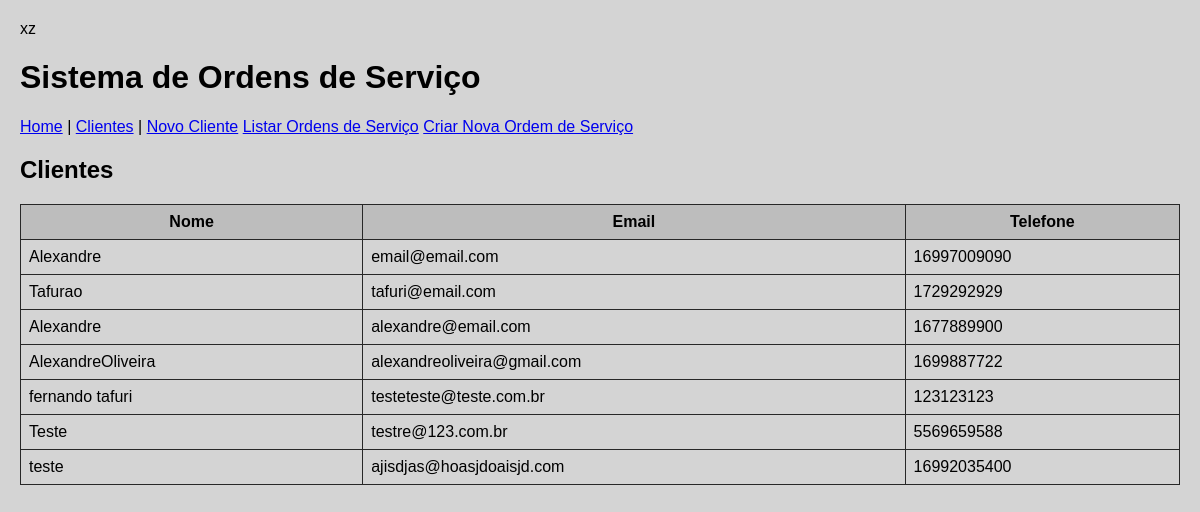
Screenshot of /clientes with the database file from the repository.
### models.py (models this page shows)
class Cliente(Base):
    __tablename__ = "clientes"
    id = Column(Integer, primary_key=True, index=True)
    nome = Column(String, index=True)
    email = Column(String, unique=True, index=True)
    telefone = Column(String)
    ordens_servico = relationship("OrdemServico", back_populates="cliente")

### app.py (the view)
@app.get("/clientes", response_class=HTMLResponse)
def listar_clientes(request: Request, db: Session = Depends(get_db)):
    clientes = db.query(models.Cliente).all()
    return templates.TemplateResponse("clientes.html", {"request": request, "clientes": clientes})

### templates/clientes.html
{% extends "base.html" %}
{% block content %}
<h2>Clientes</h2>
<table>
    <tr>
        <th>Nome</th>
        <th>Email</th>
        <th>Telefone</th>
    </tr>
    {% for cliente in clientes %}
    <tr>
        <td>{{ cliente.nome }}</td>
        <td>{{ cliente.email }}</td>
        <td>{{ cliente.telefone }}</td>
    </tr>
    {% endfor %}
</table>
{% endblock %}

### static/style.css (style rules this page uses)
body { font-family: Arial, sans-serif; margin: 20px; background: #d4d4d4; }
table { width: 100%; border-collapse: collapse; }
th, td { border: 1px solid #272727; padding: 8px; }
th { background-color: #bdbdbd; }

### rows the page displays
Cliente: nome "Alexandre", email "email@email.com", telefone "16997009090"
Cliente: nome "Tafurao", email "tafuri@email.com", telefone "1729292929"
Cliente: nome "Alexandre", email "alexandre@email.com", telefone "1677889900"
Cliente: nome "AlexandreOliveira", email "alexandreoliveira@gmail.com", telefone "1699887722"
Cliente: nome "fernando tafuri", email "testeteste@teste.com.br", telefone "123123123"
Cliente: nome "Teste", email "testre@123.com.br", telefone "5569659588"
Cliente: nome "teste", email "ajisdjas@hoasjdoaisjd.com", telefone "16992035400"
